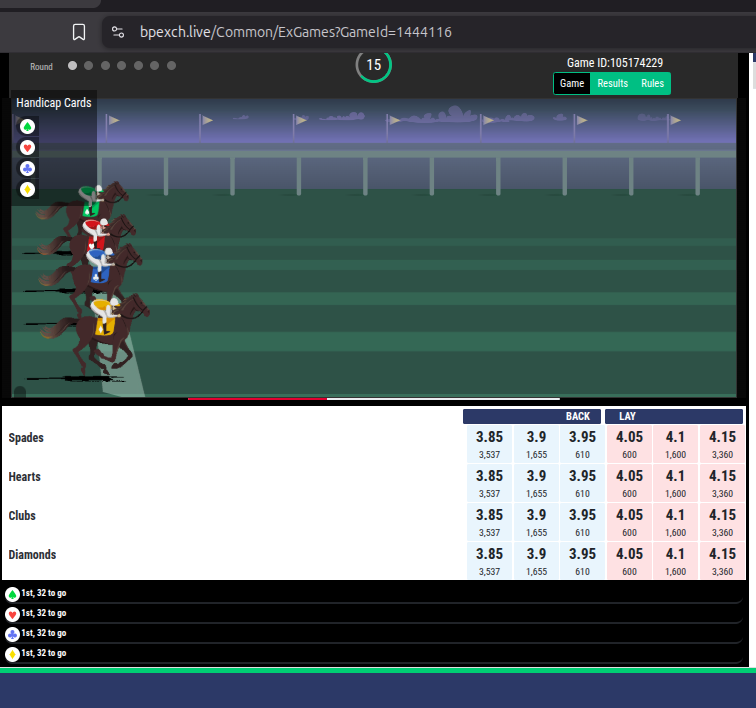
#> input picture fixtures/real/01_02-11-45.png, 756 x 708 px; its folder holds only this picture in this run
$ python -i cards.py   (imports and definitions only)
#> lines starting #> are read from the running program, lines starting #| are printed output that depends on the picture; after the words box and inside, x2 and y2 are one past the last pixel; in counts of white or black regions, pixels touching at a corner belong together
#> further down, picture is the input picture: shape (708, 756, 3); mean B, G, R 109.5, 107.2, 94
from __future__ import annotations

from dataclasses import dataclass
from pathlib import Path

import cv2
import numpy as np

from game_analyzer.models import Suit

TEMPLATES = Path(__file__).resolve().parent.parent / "fixtures" / "templates" / "cards"
DRAW_INDEX_DIR = TEMPLATES / "indexes" / "draw"
HANDICAP_CARD_DIR = TEMPLATES / "handicap_cards"
CARD_SIZE = (36, 26)  # h, w — normalize every draw-card crop
HANDICAP_CARD_SIZE = (19, 15)  # h, w — full mini-card in the handicap grid
HANDICAP_ROW_SUITS = (Suit.SPADES, Suit.HEARTS, Suit.CLUBS, Suit.DIAMONDS)
_RANK_ORDER = {"A": 1, "2": 2, "3": 3, "4": 4, "5": 5, "6": 6, "7": 7, "8": 8, "9": 9, "10": 10, "J": 11, "Q": 12, "K": 13}


@dataclass(frozen=True)
class CardRead:
    rank: str | None
    suit: Suit | None
    confident: bool
    box: tuple[int, int, int, int]
    notes: str = ""

    def label(self) -> str:
        suit_letter = self.suit.value[0] if self.suit else "?"
        return f"{self.rank or '?'}{suit_letter}"


def _ink_mask(rgb: np.ndarray) -> np.ndarray:
    r, g, b = rgb[:, :, 0], rgb[:, :, 1], rgb[:, :, 2]
    return ~((r > 195) & (g > 195) & (b > 195))


# [73 lines left out: functions _normalize_card, _ncc, _parse_name, _is_red_card, _red_suit_from_shape, _load_bank, not called in this run]


_DRAW_BANK: dict[str, np.ndarray] | None = None


# [287 lines left out: functions _draw_bank, match_card, read_card, detect_draw_cards, read_draw_cards, _reconcile_draw_black_suits and 8 more, not called in this run]


_HANDICAP_CARD_BANK: dict[tuple[str, Suit], list[np.ndarray]] | None = None


# [27 lines left out: functions _handicap_card_bank, match_handicap_card, not called in this run]


def detect_handicap_cards(frame_bgr: np.ndarray) -> list[list[tuple[int, int, int, int]]]:
    rgb = frame_bgr[:, :, ::-1]
    h, w, _ = rgb.shape
#> h = 708; w = 756
    region = rgb[0 : int(h * 0.35), 0 : int(w * 0.35)]
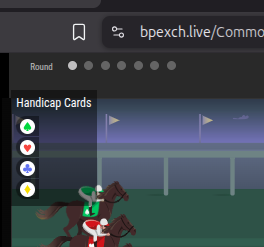
#> region: shape (247, 264, 3); mean R, G, B 59.1, 67, 73.5
    r, g, b = region[:, :, 0], region[:, :, 1], region[:, :, 2]
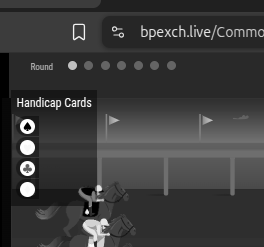
#> r: shape (247, 264); min 0, max 255, mean 59.1
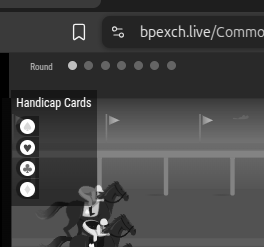
#> g: shape (247, 264); min 0, max 255, mean 67
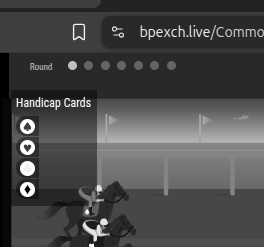
#> b: shape (247, 264); min 0, max 255, mean 73.5
    light = ((r > 185) & (g > 185) & (b > 185)).astype(np.uint8) * 255
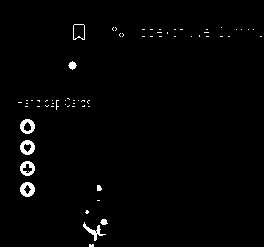
#> light: shape (247, 264); 1.5% white; 65 white regions (56 under 20 px), largest, box (x1, y1, x2, y2) and area: (20, 182, 35, 197) 146, (20, 140, 35, 155) 139, (20, 161, 35, 176) 133
    mask = cv2.morphologyEx(light, cv2.MORPH_CLOSE, np.ones((2, 2), np.uint8), iterations=1)
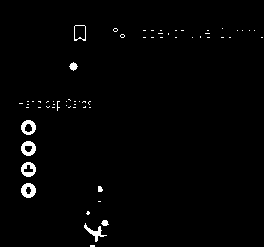
#> mask: shape (247, 264); 1.6% white; 63 white regions (54 under 20 px), largest, box (x1, y1, x2, y2) and area: (21, 183, 36, 198) 150, (21, 141, 36, 156) 142, (21, 162, 36, 177) 138

    n, _labels, stats, _cents = cv2.connectedComponentsWithStats(mask, connectivity=8)
#> _labels: shape (247, 264) int32; 64 distinct labels, from 0 to 63
#> n = 64; stats = 64 rows, first 6: [0, 0, 264, 247, 64179], [74, 25, 12, 16, 56], [113, 28, 5, 4, 10], [222, 28, 1, 1, 1], [143, 30, 3, 1, 3], [151, 30, 3, 1, 3]
    boxes: list[tuple[int, int, int, int]] = []
    for i in range(1, n):
        x, y, bw, bh, area = map(int, stats[i])
        if area < 80 or area > 3000:
            continue
        if bw < 8 or bh < 10 or bw > 50 or bh > 50:
            continue
        if x < 40:
            continue
        boxes.append((x, y, bw, bh))
#> this loop made 63 passes
#> (x, y, bw, bh, area) on passes 1, 28, 54, 55, 56, 57, 58: (74, 25, 12, 16, 56), (69, 62, 9, 9, 49), (21, 120, 15, 15, 133), (21, 141, 15, 15, 142), (21, 162, 15, 15, 138), (21, 183, 15, 15, 150), (98, 186, 5, 6, 25)
#> after the loop, boxes = [(84, 223, 23, 19)]

    rows: list[list[tuple[int, int, int, int]]] = []
    for box in boxes:
        for row in rows:
            if abs(row[0][1] - box[1]) <= 6:
                row.append(box)
                break
        else:
            rows.append([box])
#> this loop made 1 pass
#> after the loop, rows = [[(84, 223, 23, 19)]]
    rows.sort(key=lambda group: group[0][1])
    return [sorted(row, key=lambda t: t[0])[:3] for row in rows if len(row) >= 3][:4]


def read_handicap_cards(frame_bgr: np.ndarray) -> tuple[tuple[str, ...], ...]:
    rgb = frame_bgr[:, :, ::-1]
    grid: list[tuple[str, ...]] = []
    for row_idx, row_boxes in enumerate(detect_handicap_cards(frame_bgr)):
        if row_idx >= len(HANDICAP_ROW_SUITS):
            break
        suit = HANDICAP_ROW_SUITS[row_idx]
        row_scores = []
        crops: list[np.ndarray] = []
        for box in row_boxes:
            x, y, bw, bh = box
            crop = rgb[y : y + bh, x : x + bw]
            crops.append(crop)
            row_scores.append(_score_handicap_ranks(crop, suit))
        picks = _assign_unique_ranks(row_scores)
        used = {rank for rank, _, _ in picks if rank}
        corrected: list[tuple[str | None, float, float]] = []
        for crop, (rank, score, margin) in zip(crops, picks):
            if rank in {"A", "4"}:
                shape = _ace_or_four(crop)
                if shape and shape != rank and shape not in used:
                    used.discard(rank)
                    used.add(shape)
                    rank = shape
            corrected.append((rank, score, margin))
        picks = corrected
        labels: list[str] = []
        for rank, score, margin in picks:
            confident = bool(rank and score >= 0.80 and (margin >= 0.010 or score >= 0.92))
            if confident and rank:
                labels.append(f"{rank}{suit.value[0]}")
            else:
                labels.append(f"?{suit.value[0]}")
        if len(labels) == 3:
            grid.append(tuple(labels))
    return tuple(grid)

>>> import cv2
>>> picture = cv2.imread('../fixtures/real/01_02-11-45.png')
>>> result = read_handicap_cards(picture)
#> result = ()

$ run again, on fixtures/real/02_02-12-04.png
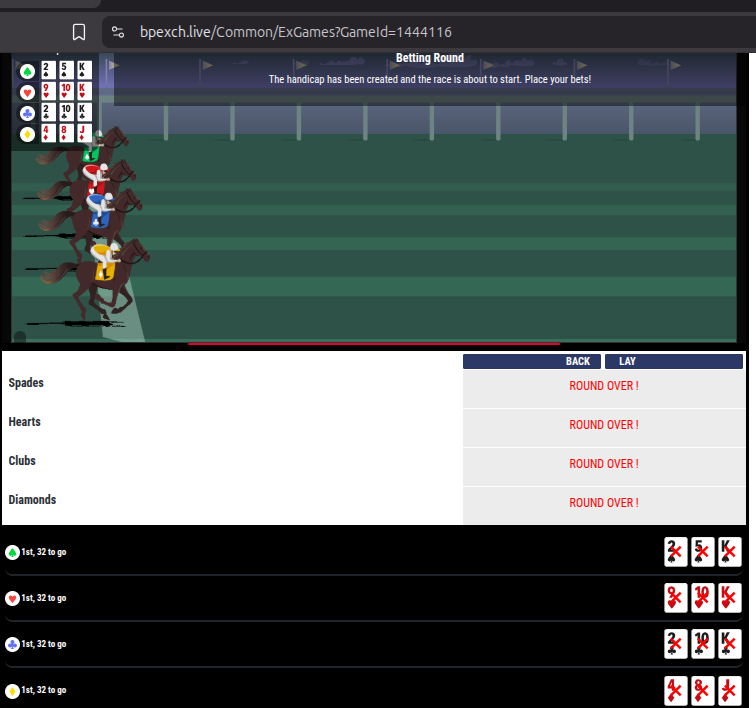
#> input picture fixtures/real/02_02-12-04.png, 756 x 708 px
#> picture is the input picture: shape (708, 756, 3); mean B, G, R 100.3, 100.9, 91.6
#> in detect_handicap_cards, `light = ((r > 185) & (g > 185) & (b > 185)).astype(np.uint8) * 255`:
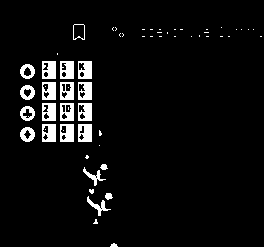
#> light: shape (247, 264); 5.5% white; 61 white regions (38 under 20 px), largest, box (x1, y1, x2, y2) and area: (78, 124, 92, 142) 219, (42, 61, 56, 79) 214, (60, 61, 74, 79) 213
#> mask: shape (247, 264); 5.6% white; 56 white regions (34 under 20 px), largest, box (x1, y1, x2, y2) and area: (79, 125, 93, 143) 223, (43, 125, 57, 143) 220, (43, 62, 57, 80) 216
#> in detect_handicap_cards, `n, _labels, stats, _cents = cv2.connectedComponentsWithStats(mask, con..`:
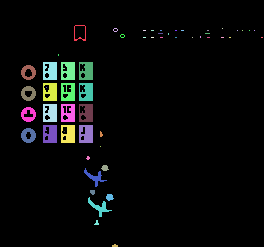
#> _labels: shape (247, 264) int32; 57 distinct labels, from 0 to 56; one colour per label, 0 black
#> in detect_handicap_cards, `n, _labels, stats, _cents = cv2.connectedComponentsWithStats(mask, con..`: n = 57; stats = 57 rows, first 6: [0, 0, 264, 247, 61583], [74, 25, 12, 16, 56], [113, 28, 5, 4, 10], [222, 28, 1, 1, 1], [143, 30, 3, 1, 3], [151, 30, 3, 1, 3]
#> the loop in detect_handicap_cards, `for i in range(1, n):` made 56 passes
#> (x, y, bw, bh, area) on passes 1, 29, 30, 31, 32, 33, 34, 35: (74, 25, 12, 16, 56), (43, 62, 14, 18, 216), (61, 62, 14, 18, 215), (79, 62, 14, 18, 206), (21, 65, 15, 15, 133), (43, 83, 14, 18, 210), (61, 83, 14, 18, 194), (79, 83, 14, 18, 206)
#> after the loop in detect_handicap_cards, `for i in range(1, n):`: boxes = [(43, 62, 14, 18), (61, 62, 14, 18), (79, 62, 14, 18), (43, 83, 14, 18), (61, 83, 14, 18), (79, 83, 14, 18), (43, 104, 14, 18), (61, 104, 14, 18), (79, 104, 14, 18), (43, 125, 14, 18), (61, 125, 14, 18), (79, 125, 14, 18), (84, 168, 23, 19), (88, 197, 24, 20)]
#> the loop in detect_handicap_cards, `for box in boxes:` made 14 passes
#> after the loop in detect_handicap_cards, `for box in boxes:`: row = [(84, 168, 23, 19)]; rows = 6 items
#> suit = <Suit.SPADES: 'SPADES'>
#> in read_handicap_cards, `x, y, bw, bh = box`: x = 43; y = 62; bw = 14; bh = 18
#> after the loop in _score_handicap_ranks, `for (rank, bank_suit), templates in bank.items():`: scores = []
#> in _assign_unique_ranks, `n = len(row_scores)`: n = 3
#> assigned = 3 items
#> the loop in _assign_unique_ranks, `for idx, rank in enumerate(assigned):` made 3 passes
#> after the loop in _assign_unique_ranks, `for idx, rank in enumerate(assigned):`: used = 0 items
#> after the loop in _assign_unique_ranks, `for idx, rank in enumerate(assigned):`: picks = 3 items
#> in read_handicap_cards, `used = {rank for rank, _, _ in picks if rank}`: used = 0 items
#> the loop in read_handicap_cards, `for crop, (rank, score, margin) in zip(crops, picks):` made 3 passes
#> after the loop in read_handicap_cards, `for crop, (rank, score, margin) in zip(crops, picks):`: corrected = 3 items
#> the loop in read_handicap_cards, `for rank, score, margin in picks:` made 3 passes
#> after the loop in read_handicap_cards, `for rank, score, margin in picks:`: labels = ['?S', '?S', '?S']
#> result = (('?S', '?S', '?S'), ('?H', '?H', '?H'), ('?C', '?C', '?C'), ('?D', '?D', '?D'))

$ run again, on fixtures/real/03_02-12-11.png
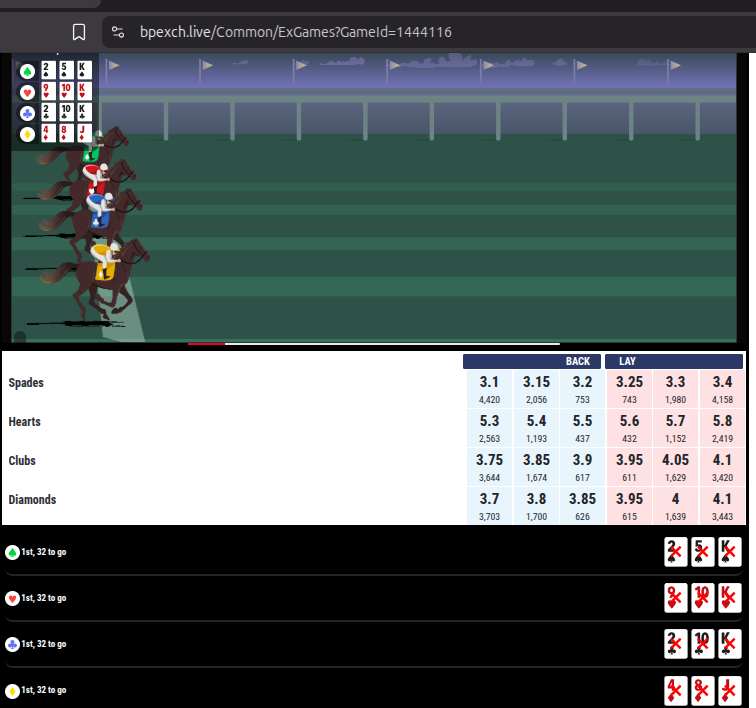
#> input picture fixtures/real/03_02-12-11.png, 756 x 708 px
#> picture is the input picture: shape (708, 756, 3); mean B, G, R 103.4, 102.8, 93.1
#> in detect_handicap_cards, `light = ((r > 185) & (g > 185) & (b > 185)).astype(np.uint8) * 255`:
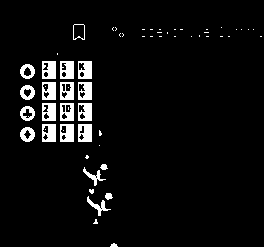
#> light: shape (247, 264); 5.5% white; 61 white regions (38 under 20 px), largest, box (x1, y1, x2, y2) and area: (78, 124, 92, 142) 219, (42, 61, 56, 79) 214, (60, 61, 74, 79) 213
#> mask: shape (247, 264); 5.6% white; 56 white regions (34 under 20 px), largest, box (x1, y1, x2, y2) and area: (79, 125, 93, 143) 223, (43, 125, 57, 143) 220, (43, 62, 57, 80) 216
#> in detect_handicap_cards, `n, _labels, stats, _cents = cv2.connectedComponentsWithStats(mask, con..`:
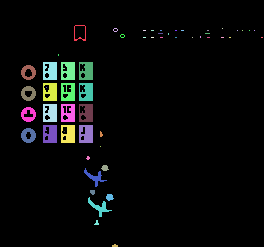
#> _labels: shape (247, 264) int32; 57 distinct labels, from 0 to 56; one colour per label, 0 black
#> in detect_handicap_cards, `n, _labels, stats, _cents = cv2.connectedComponentsWithStats(mask, con..`: n = 57; stats = 57 rows, first 6: [0, 0, 264, 247, 61583], [74, 25, 12, 16, 56], [113, 28, 5, 4, 10], [222, 28, 1, 1, 1], [143, 30, 3, 1, 3], [151, 30, 3, 1, 3]
#> the loop in detect_handicap_cards, `for i in range(1, n):` made 56 passes
#> (x, y, bw, bh, area) on passes 1, 29, 30, 31, 32, 33, 34, 35: (74, 25, 12, 16, 56), (43, 62, 14, 18, 216), (61, 62, 14, 18, 215), (79, 62, 14, 18, 206), (21, 65, 15, 15, 133), (43, 83, 14, 18, 210), (61, 83, 14, 18, 194), (79, 83, 14, 18, 206)
#> after the loop in detect_handicap_cards, `for i in range(1, n):`: boxes = [(43, 62, 14, 18), (61, 62, 14, 18), (79, 62, 14, 18), (43, 83, 14, 18), (61, 83, 14, 18), (79, 83, 14, 18), (43, 104, 14, 18), (61, 104, 14, 18), (79, 104, 14, 18), (43, 125, 14, 18), (61, 125, 14, 18), (79, 125, 14, 18), (84, 168, 23, 19), (88, 197, 24, 20)]
#> the loop in detect_handicap_cards, `for box in boxes:` made 14 passes
#> after the loop in detect_handicap_cards, `for box in boxes:`: row = [(84, 168, 23, 19)]; rows = 6 items
#> suit = <Suit.SPADES: 'SPADES'>
#> in read_handicap_cards, `x, y, bw, bh = box`: x = 43; y = 62; bw = 14; bh = 18
#> after the loop in _score_handicap_ranks, `for (rank, bank_suit), templates in bank.items():`: scores = []
#> in _assign_unique_ranks, `n = len(row_scores)`: n = 3
#> assigned = 3 items
#> the loop in _assign_unique_ranks, `for idx, rank in enumerate(assigned):` made 3 passes
#> after the loop in _assign_unique_ranks, `for idx, rank in enumerate(assigned):`: used = 0 items
#> after the loop in _assign_unique_ranks, `for idx, rank in enumerate(assigned):`: picks = 3 items
#> in read_handicap_cards, `used = {rank for rank, _, _ in picks if rank}`: used = 0 items
#> the loop in read_handicap_cards, `for crop, (rank, score, margin) in zip(crops, picks):` made 3 passes
#> after the loop in read_handicap_cards, `for crop, (rank, score, margin) in zip(crops, picks):`: corrected = 3 items
#> the loop in read_handicap_cards, `for rank, score, margin in picks:` made 3 passes
#> after the loop in read_handicap_cards, `for rank, score, margin in picks:`: labels = ['?S', '?S', '?S']
#> result = (('?S', '?S', '?S'), ('?H', '?H', '?H'), ('?C', '?C', '?C'), ('?D', '?D', '?D'))

$ run again, on fixtures/real/04_02-12-43.png
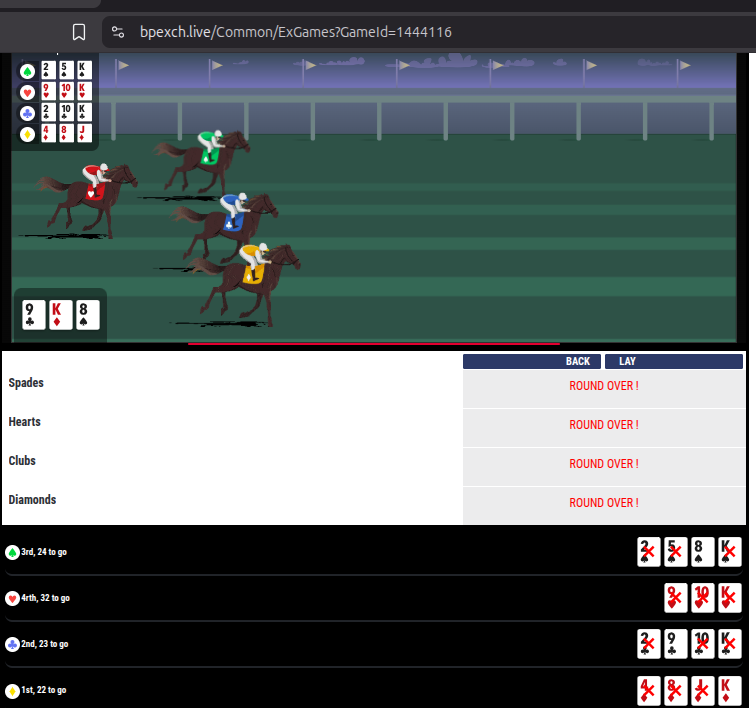
#> input picture fixtures/real/04_02-12-43.png, 756 x 708 px
#> picture is the input picture: shape (708, 756, 3); mean B, G, R 104.8, 104.3, 95.2
#> in detect_handicap_cards, `light = ((r > 185) & (g > 185) & (b > 185)).astype(np.uint8) * 255`:
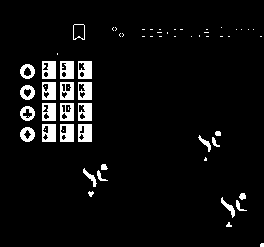
#> light: shape (247, 264); 5.7% white; 64 white regions (37 under 20 px), largest, box (x1, y1, x2, y2) and area: (78, 124, 92, 142) 219, (42, 61, 56, 79) 214, (60, 61, 74, 79) 213
#> mask: shape (247, 264); 5.7% white; 59 white regions (32 under 20 px), largest, box (x1, y1, x2, y2) and area: (79, 125, 93, 143) 223, (43, 125, 57, 143) 220, (43, 62, 57, 80) 216
#> in detect_handicap_cards, `n, _labels, stats, _cents = cv2.connectedComponentsWithStats(mask, con..`:
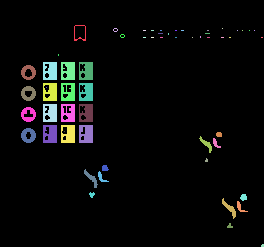
#> _labels: shape (247, 264) int32; 60 distinct labels, from 0 to 59; one colour per label, 0 black
#> in detect_handicap_cards, `n, _labels, stats, _cents = cv2.connectedComponentsWithStats(mask, con..`: n = 60; stats = 60 rows, first 6: [0, 0, 264, 247, 61467], [74, 25, 12, 16, 56], [113, 28, 5, 4, 10], [222, 28, 1, 1, 1], [143, 30, 3, 1, 3], [151, 30, 3, 1, 3]
#> the loop in detect_handicap_cards, `for i in range(1, n):` made 59 passes
#> (x, y, bw, bh, area) on passes 1, 29, 30, 31, 32, 33, 34, 35: (74, 25, 12, 16, 56), (43, 62, 14, 18, 216), (61, 62, 14, 18, 215), (79, 62, 14, 18, 206), (21, 65, 15, 15, 133), (43, 83, 14, 18, 210), (61, 83, 14, 18, 194), (79, 83, 14, 18, 206)
#> after the loop in detect_handicap_cards, `for i in range(1, n):`: boxes = [(43, 62, 14, 18), (61, 62, 14, 18), (79, 62, 14, 18), (43, 83, 14, 18), (61, 83, 14, 18), (79, 83, 14, 18), (43, 104, 14, 18), (61, 104, 14, 18), (79, 104, 14, 18), (43, 125, 14, 18), (61, 125, 14, 18), (79, 125, 14, 18), (84, 169, 14, 19), (222, 198, 14, 21)]
#> the loop in detect_handicap_cards, `for box in boxes:` made 14 passes
#> after the loop in detect_handicap_cards, `for box in boxes:`: row = [(84, 169, 14, 19)]; rows = 6 items
#> suit = <Suit.SPADES: 'SPADES'>
#> in read_handicap_cards, `x, y, bw, bh = box`: x = 43; y = 62; bw = 14; bh = 18
#> after the loop in _score_handicap_ranks, `for (rank, bank_suit), templates in bank.items():`: scores = []
#> in _assign_unique_ranks, `n = len(row_scores)`: n = 3
#> assigned = 3 items
#> the loop in _assign_unique_ranks, `for idx, rank in enumerate(assigned):` made 3 passes
#> after the loop in _assign_unique_ranks, `for idx, rank in enumerate(assigned):`: used = 0 items
#> after the loop in _assign_unique_ranks, `for idx, rank in enumerate(assigned):`: picks = 3 items
#> in read_handicap_cards, `used = {rank for rank, _, _ in picks if rank}`: used = 0 items
#> the loop in read_handicap_cards, `for crop, (rank, score, margin) in zip(crops, picks):` made 3 passes
#> after the loop in read_handicap_cards, `for crop, (rank, score, margin) in zip(crops, picks):`: corrected = 3 items
#> the loop in read_handicap_cards, `for rank, score, margin in picks:` made 3 passes
#> after the loop in read_handicap_cards, `for rank, score, margin in picks:`: labels = ['?S', '?S', '?S']
#> result = (('?S', '?S', '?S'), ('?H', '?H', '?H'), ('?C', '?C', '?C'), ('?D', '?D', '?D'))
